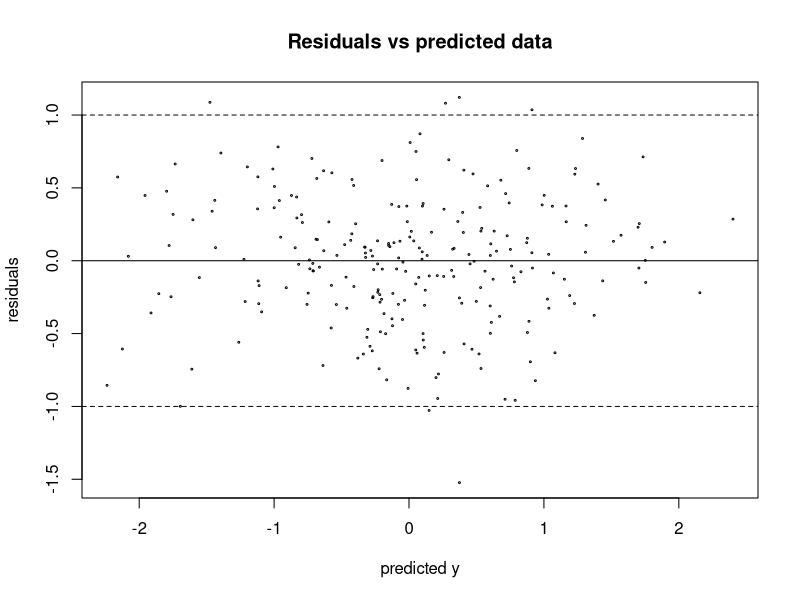
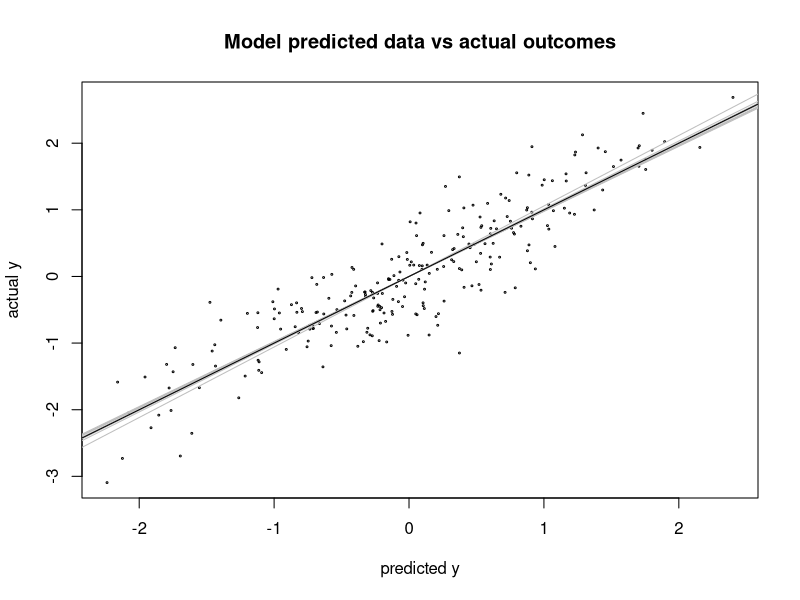
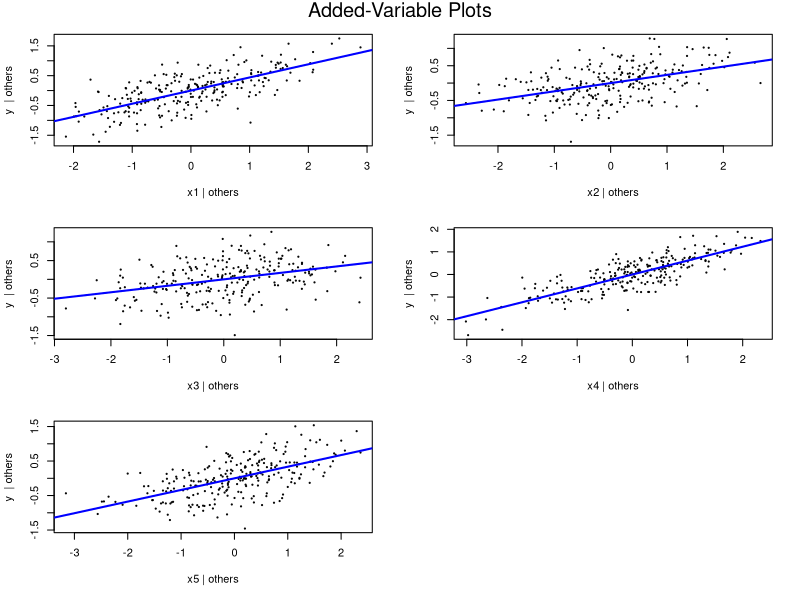
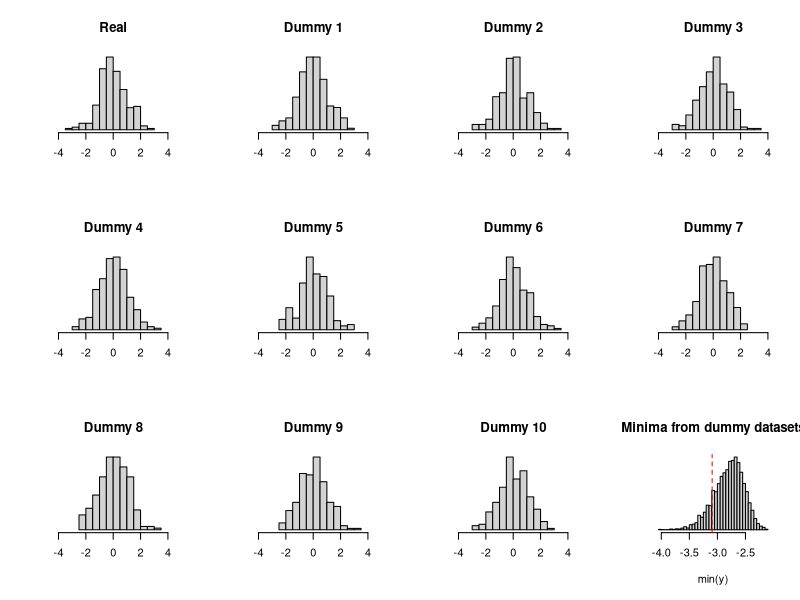

These charts were generated, in order, by the following R code:
## ---- chunk 1

rm(list = ls())

library(tidyverse)
library(arm)
library(car)

## ---- chunk 2

# Number of observations in dummy data
n = 250

# Independent variables
x1 = rnorm(n , 0 , 2)
x2 = rnorm(n , 0 , 3)
x3 = rnorm(n , 0 , 0.5)
x4 = rnorm(n , 0 , 2)
x5 = rnorm(n , 0 , 1)

# Set parameter values
b0 = 0
b1 = 0.5
b2 = 0.2
b3 = 0.8
b4 = 0.7
b5 = 0.9

# Dummy model
y = b0 + b1*x1 + b2*x2 + b3*x3 + b4*x4 + b5*x5 + rnorm(n,0,1)

# Wrap all results into dataframe
data = data.frame( cbind(y , x1 , x2 , x3 , x4 , x5) )
data_std = data.frame(apply(data , 2 , scale))

## ---- chunk 3

model = lm(y ~ x1 + x2 + x3 + x4 + x5 , data = data_std)

summary(model)

## ---- chunk 4

plot(y = model$residuals , x = model$fitted.values , cex = 0.25 , 
     xlab = "predicted y" , ylab = "residuals" , main = "Residuals vs predicted data")
abline( h = 0 )
abline( h = c(-1,1) , lty = 2 )

## ---- chunk 5

sim_model = sim(model)

preds = as.matrix(data_std) %*% t(coef(sim_model))

plot(y = data_std$y , x = model$fitted.values , cex = 0.25 , 
     xlab = "predicted y" , ylab = "actual y" , main = "Model predicted data vs actual outcomes")
for(i in 1:10){
  modl = lm(data_std$y ~ preds[,i])
  abline( coef(modl)[1] , coef(modl)[2] , col = "gray")
}
abline(0,1)

## ---- chunk 6

avPlots(model = model , cex = 0.25 , id = FALSE , grid = FALSE)

## ---- chunk 7

# Simulate parameter esimtates from 1000 models
n.sims = 1000
sim.dummy = sim(model , n.sims)

model_matrix = as.matrix(cbind( rep(1,nrow(data_std)) , data_std[,-1]))

# Use above simulated parameter values to create 1000 fake data sets of 250 predicted y values each
n = nrow(data_std)
y.rep = array( NA , c(n.sims,n) )
for( s in 1:n.sims ){
  y.rep[s,] = rnorm(n , mean = model_matrix %*% matrix(coef(sim.dummy)[i,]) , sd = sigma.hat(sim.dummy)[i] )
}

## ---- chunk 8

sims_linear_reg = function(df , model , nsims = 1000) {
  
  # Simulate parameter esimtates from 1000 models
  sim.dummy = sim(model , nsims)
  model_matrix = as.matrix(cbind( rep(1,nrow(df)) , df[,-1]))

  # Use above simulated parameter values to create 1000 fake data sets of predicted y values from specified model
  n = nrow(df)
  y.rep = array( NA , c(nsims,n) )
  for( s in 1:nsims ){
    y.rep[s,] = rnorm(n , mean = model_matrix %*% matrix(coef(sim.dummy)[i,]) , sd = sigma.hat(sim.dummy)[i] )
  }
  return(y.rep)
}

# Run function to get 5000 
sims = sims_linear_reg(df = data_std , model = model , nsims = 5000)

# Plot histograms of 10 of these predicted y values to compare with "actual" y values in original data
par(mfrow = c(3,4))
hist(data_std$y , yaxt = "n" , ylab = "" , xlab = "" , main = "Real" , breaks = 12 , xlim = c(-4,4))
for(s in 1:10){
  hist(sims[s,] , yaxt = "n" , ylab = "" , xlab = "" , main = paste0("Dummy ",s) , breaks = 12 , xlim = c(-4,4) )
}

## ---- chunk 9

# Set test function, in this case minimum (could also be maximum)
Test = function(y){
  min(y)
}

# Apply test function to all dummy data for y and chart in histogram (red dashed line is "actual" data minimum)
hist( apply(sims , 1 , Test) , main = "Minima from dummy datasets" , breaks = 50 ,
      xlab = "min(y)" , ylab = "" , yaxt = "n")
abline(v = min(data_std$y) , lty = 2 , col = "red" )

# Apply more formal test; neither TRUE nor FALSE in table below should fall below 5%
mins = apply(sims , 1 , function(x) min(x) < min(data_std$y))
table(mins) / length(mins)
